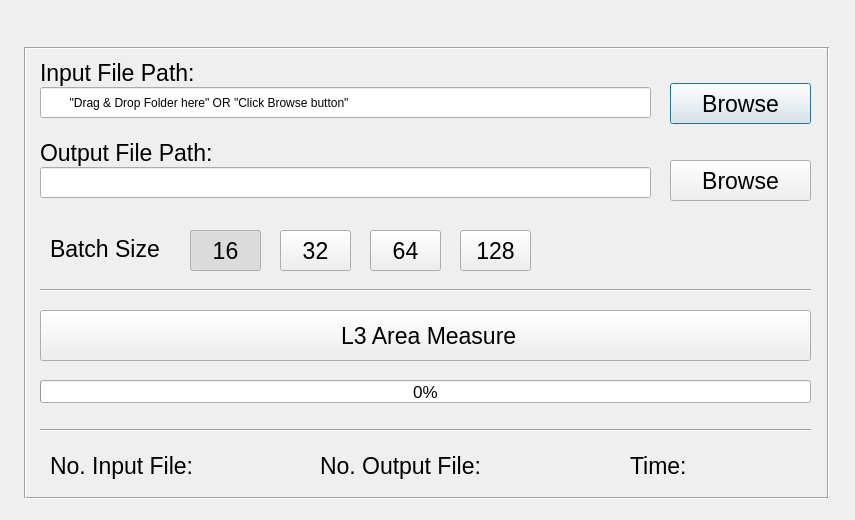
<?xml version="1.0" encoding="UTF-8"?>
<ui version="4.0">
 <class>Dialog</class>
 <widget class="QDialog" name="Dialog">
  <property name="geometry">
   <rect>
    <x>0</x>
    <y>0</y>
    <width>855</width>
    <height>520</height>
   </rect>
  </property>
  <property name="windowTitle">
   <string>Dialog</string>
  </property>
  <widget class="QPushButton" name="btn_browse1">
   <property name="geometry">
    <rect>
     <x>670</x>
     <y>83</y>
     <width>141</width>
     <height>41</height>
    </rect>
   </property>
   <property name="font">
    <font>
     <family>Arial</family>
     <pointsize>17</pointsize>
    </font>
   </property>
   <property name="text">
    <string>Browse</string>
   </property>
  </widget>
  <widget class="QLabel" name="lbl_input">
   <property name="geometry">
    <rect>
     <x>40</x>
     <y>57</y>
     <width>191</width>
     <height>31</height>
    </rect>
   </property>
   <property name="font">
    <font>
     <family>Arial</family>
     <pointsize>17</pointsize>
     <weight>50</weight>
     <bold>false</bold>
    </font>
   </property>
   <property name="text">
    <string>Input File Path:</string>
   </property>
  </widget>
  <widget class="Line" name="line">
   <property name="geometry">
    <rect>
     <x>26</x>
     <y>40</y>
     <width>801</width>
     <height>16</height>
    </rect>
   </property>
   <property name="orientation">
    <enum>Qt::Horizontal</enum>
   </property>
  </widget>
  <widget class="Line" name="line_2">
   <property name="geometry">
    <rect>
     <x>26</x>
     <y>490</y>
     <width>801</width>
     <height>16</height>
    </rect>
   </property>
   <property name="orientation">
    <enum>Qt::Horizontal</enum>
   </property>
  </widget>
  <widget class="QProgressBar" name="pgbar_download">
   <property name="geometry">
    <rect>
     <x>40</x>
     <y>380</y>
     <width>771</width>
     <height>23</height>
    </rect>
   </property>
   <property name="font">
    <font>
     <pointsize>13</pointsize>
    </font>
   </property>
   <property name="value">
    <number>0</number>
   </property>
   <property name="textVisible">
    <bool>true</bool>
   </property>
  </widget>
  <widget class="QLabel" name="lbl_ouput">
   <property name="geometry">
    <rect>
     <x>40</x>
     <y>137</y>
     <width>211</width>
     <height>31</height>
    </rect>
   </property>
   <property name="font">
    <font>
     <family>Arial</family>
     <pointsize>17</pointsize>
     <weight>50</weight>
     <bold>false</bold>
    </font>
   </property>
   <property name="text">
    <string>Output File Path:</string>
   </property>
  </widget>
  <widget class="Line" name="line_3">
   <property name="geometry">
    <rect>
     <x>10</x>
     <y>47</y>
     <width>31</width>
     <height>451</height>
    </rect>
   </property>
   <property name="orientation">
    <enum>Qt::Vertical</enum>
   </property>
  </widget>
  <widget class="Line" name="line_4">
   <property name="geometry">
    <rect>
     <x>820</x>
     <y>47</y>
     <width>16</width>
     <height>451</height>
    </rect>
   </property>
   <property name="orientation">
    <enum>Qt::Vertical</enum>
   </property>
  </widget>
  <widget class="QLineEdit" name="lineEdit_output">
   <property name="geometry">
    <rect>
     <x>40</x>
     <y>167</y>
     <width>611</width>
     <height>31</height>
    </rect>
   </property>
   <property name="text">
    <string/>
   </property>
  </widget>
  <widget class="QPushButton" name="btn_execute">
   <property name="geometry">
    <rect>
     <x>40</x>
     <y>310</y>
     <width>771</width>
     <height>51</height>
    </rect>
   </property>
   <property name="font">
    <font>
     <family>Arial</family>
     <pointsize>17</pointsize>
    </font>
   </property>
   <property name="text">
    <string> L3 Area Measure</string>
   </property>
  </widget>
  <widget class="QLineEdit" name="lineEdit_input">
   <property name="geometry">
    <rect>
     <x>40</x>
     <y>87</y>
     <width>611</width>
     <height>31</height>
    </rect>
   </property>
   <property name="text">
    <string>        &quot;Drag &amp; Drop Folder here&quot; OR &quot;Click Browse button&quot;</string>
   </property>
  </widget>
  <widget class="QPushButton" name="btn_browse2">
   <property name="geometry">
    <rect>
     <x>670</x>
     <y>160</y>
     <width>141</width>
     <height>41</height>
    </rect>
   </property>
   <property name="font">
    <font>
     <family>Arial</family>
     <pointsize>17</pointsize>
    </font>
   </property>
   <property name="text">
    <string>Browse</string>
   </property>
  </widget>
  <widget class="QLabel" name="lbl_upload">
   <property name="geometry">
    <rect>
     <x>50</x>
     <y>93</y>
     <width>21</width>
     <height>20</height>
    </rect>
   </property>
   <property name="text">
    <string/>
   </property>
  </widget>
  <widget class="QLabel" name="lbl_logo">
   <property name="geometry">
    <rect>
     <x>30</x>
     <y>10</y>
     <width>231</width>
     <height>31</height>
    </rect>
   </property>
   <property name="text">
    <string/>
   </property>
  </widget>
  <widget class="QLabel" name="lbl_execute">
   <property name="geometry">
    <rect>
     <x>280</x>
     <y>230</y>
     <width>41</width>
     <height>31</height>
    </rect>
   </property>
   <property name="text">
    <string/>
   </property>
  </widget>
  <widget class="Line" name="line_5">
   <property name="geometry">
    <rect>
     <x>40</x>
     <y>280</y>
     <width>771</width>
     <height>21</height>
    </rect>
   </property>
   <property name="orientation">
    <enum>Qt::Horizontal</enum>
   </property>
  </widget>
  <widget class="Line" name="line_6">
   <property name="geometry">
    <rect>
     <x>40</x>
     <y>420</y>
     <width>771</width>
     <height>21</height>
    </rect>
   </property>
   <property name="orientation">
    <enum>Qt::Horizontal</enum>
   </property>
  </widget>
  <widget class="QLabel" name="lbl_num_input">
   <property name="geometry">
    <rect>
     <x>50</x>
     <y>450</y>
     <width>251</width>
     <height>31</height>
    </rect>
   </property>
   <property name="font">
    <font>
     <family>Arial</family>
     <pointsize>17</pointsize>
     <weight>50</weight>
     <bold>false</bold>
    </font>
   </property>
   <property name="text">
    <string>No. Input File:</string>
   </property>
  </widget>
  <widget class="QLabel" name="lbl_num_output">
   <property name="geometry">
    <rect>
     <x>320</x>
     <y>450</y>
     <width>271</width>
     <height>31</height>
    </rect>
   </property>
   <property name="font">
    <font>
     <family>Arial</family>
     <pointsize>17</pointsize>
     <weight>50</weight>
     <bold>false</bold>
    </font>
   </property>
   <property name="text">
    <string>No. Output File:</string>
   </property>
  </widget>
  <widget class="QLabel" name="lbl_time">
   <property name="geometry">
    <rect>
     <x>630</x>
     <y>450</y>
     <width>171</width>
     <height>31</height>
    </rect>
   </property>
   <property name="font">
    <font>
     <family>Arial</family>
     <pointsize>17</pointsize>
     <weight>50</weight>
     <bold>false</bold>
    </font>
   </property>
   <property name="text">
    <string>Time: </string>
   </property>
  </widget>
  <widget class="QLabel" name="lbl_batch">
   <property name="geometry">
    <rect>
     <x>50</x>
     <y>233</y>
     <width>121</width>
     <height>31</height>
    </rect>
   </property>
   <property name="font">
    <font>
     <family>Arial</family>
     <pointsize>17</pointsize>
     <weight>50</weight>
     <bold>false</bold>
    </font>
   </property>
   <property name="text">
    <string>Batch Size</string>
   </property>
  </widget>
  <widget class="QPushButton" name="btn_16">
   <property name="geometry">
    <rect>
     <x>190</x>
     <y>230</y>
     <width>71</width>
     <height>41</height>
    </rect>
   </property>
   <property name="font">
    <font>
     <family>Arial</family>
     <pointsize>17</pointsize>
    </font>
   </property>
   <property name="text">
    <string>16</string>
   </property>
   <property name="checkable">
    <bool>true</bool>
   </property>
   <property name="checked">
    <bool>true</bool>
   </property>
  </widget>
  <widget class="QPushButton" name="btn_32">
   <property name="geometry">
    <rect>
     <x>280</x>
     <y>230</y>
     <width>71</width>
     <height>41</height>
    </rect>
   </property>
   <property name="font">
    <font>
     <family>Arial</family>
     <pointsize>17</pointsize>
    </font>
   </property>
   <property name="text">
    <string>32</string>
   </property>
   <property name="checkable">
    <bool>true</bool>
   </property>
  </widget>
  <widget class="QPushButton" name="btn_64">
   <property name="geometry">
    <rect>
     <x>370</x>
     <y>230</y>
     <width>71</width>
     <height>41</height>
    </rect>
   </property>
   <property name="font">
    <font>
     <family>Arial</family>
     <pointsize>17</pointsize>
    </font>
   </property>
   <property name="text">
    <string>64</string>
   </property>
   <property name="checkable">
    <bool>true</bool>
   </property>
  </widget>
  <widget class="QPushButton" name="btn_128">
   <property name="geometry">
    <rect>
     <x>460</x>
     <y>230</y>
     <width>71</width>
     <height>41</height>
    </rect>
   </property>
   <property name="font">
    <font>
     <family>Arial</family>
     <pointsize>17</pointsize>
    </font>
   </property>
   <property name="text">
    <string>128</string>
   </property>
   <property name="checkable">
    <bool>true</bool>
   </property>
  </widget>
 </widget>
 <resources/>
 <connections/>
</ui>
